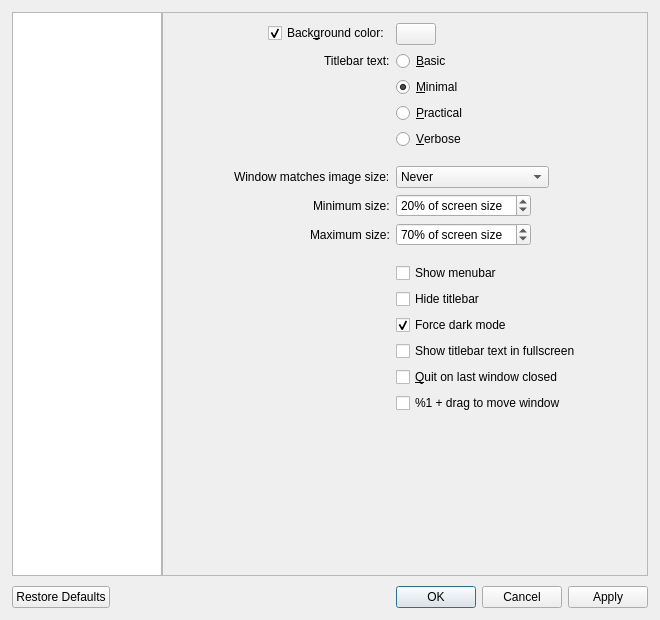
<?xml version="1.0" encoding="UTF-8"?>
<ui version="4.0">
 <class>QVOptionsDialog</class>
 <widget class="QDialog" name="QVOptionsDialog">
  <property name="windowModality">
   <enum>Qt::NonModal</enum>
  </property>
  <property name="geometry">
   <rect>
    <x>0</x>
    <y>0</y>
    <width>660</width>
    <height>620</height>
   </rect>
  </property>
  <property name="minimumSize">
   <size>
    <width>600</width>
    <height>400</height>
   </size>
  </property>
  <property name="windowTitle">
   <string>Settings</string>
  </property>
  <layout class="QVBoxLayout" name="verticalLayout">
   <property name="spacing">
    <number>10</number>
   </property>
   <property name="leftMargin">
    <number>12</number>
   </property>
   <property name="topMargin">
    <number>12</number>
   </property>
   <property name="rightMargin">
    <number>12</number>
   </property>
   <property name="bottomMargin">
    <number>12</number>
   </property>
   <item>
    <layout class="QHBoxLayout" name="horizontalLayout">
     <property name="spacing">
      <number>0</number>
     </property>
     <item>
      <widget class="QListWidget" name="categoryList">
       <property name="maximumSize">
        <size>
         <width>150</width>
         <height>16777215</height>
        </size>
       </property>
       <property name="horizontalScrollBarPolicy">
        <enum>Qt::ScrollBarAlwaysOff</enum>
       </property>
      </widget>
     </item>
     <item>
      <widget class="QStackedWidget" name="stackedWidget">
       <property name="currentIndex">
        <number>0</number>
       </property>
       <widget class="QScrollArea" name="windowScrollArea">
        <property name="widgetResizable">
         <bool>true</bool>
        </property>
        <widget class="QWidget" name="window">
         <property name="geometry">
          <rect>
           <x>0</x>
           <y>0</y>
           <width>482</width>
           <height>360</height>
          </rect>
         </property>
         <property name="sizePolicy">
          <sizepolicy hsizetype="Preferred" vsizetype="Fixed">
           <horstretch>0</horstretch>
           <verstretch>0</verstretch>
          </sizepolicy>
         </property>
         <layout class="QFormLayout" name="windowLayout">
          <property name="fieldGrowthPolicy">
           <enum>QFormLayout::FieldsStayAtSizeHint</enum>
          </property>
          <property name="labelAlignment">
           <set>Qt::AlignRight|Qt::AlignTrailing|Qt::AlignVCenter</set>
          </property>
          <property name="formAlignment">
           <set>Qt::AlignHCenter|Qt::AlignTop</set>
          </property>
          <property name="leftMargin">
           <number>10</number>
          </property>
          <property name="topMargin">
           <number>10</number>
          </property>
          <property name="rightMargin">
           <number>10</number>
          </property>
          <property name="bottomMargin">
           <number>10</number>
          </property>
          <item row="0" column="0">
           <widget class="QCheckBox" name="bgColorCheckbox">
            <property name="text">
             <string>Back&amp;ground color:</string>
            </property>
            <property name="checked">
             <bool>true</bool>
            </property>
           </widget>
          </item>
          <item row="0" column="1">
           <widget class="QPushButton" name="bgColorButton">
            <property name="focusPolicy">
             <enum>Qt::NoFocus</enum>
            </property>
           </widget>
          </item>
          <item row="1" column="0">
           <widget class="QLabel" name="label">
            <property name="toolTip">
             <string>Changes the amount of information displayed in the titlebar</string>
            </property>
            <property name="text">
             <string>Titlebar text:</string>
            </property>
           </widget>
          </item>
          <item row="1" column="1">
           <widget class="QRadioButton" name="titlebarRadioButton0">
            <property name="text">
             <string>&amp;Basic</string>
            </property>
           </widget>
          </item>
          <item row="2" column="1">
           <widget class="QRadioButton" name="titlebarRadioButton1">
            <property name="text">
             <string>&amp;Minimal</string>
            </property>
            <property name="checked">
             <bool>true</bool>
            </property>
           </widget>
          </item>
          <item row="3" column="1">
           <widget class="QRadioButton" name="titlebarRadioButton2">
            <property name="text">
             <string>&amp;Practical</string>
            </property>
           </widget>
          </item>
          <item row="4" column="1">
           <widget class="QRadioButton" name="titlebarRadioButton3">
            <property name="text">
             <string>&amp;Verbose</string>
            </property>
           </widget>
          </item>
          <item row="5" column="1">
           <spacer name="horizontalSpacer_4">
            <property name="orientation">
             <enum>Qt::Horizontal</enum>
            </property>
            <property name="sizeHint" stdset="0">
             <size>
              <width>40</width>
              <height>5</height>
             </size>
            </property>
           </spacer>
          </item>
          <item row="6" column="0">
           <widget class="QLabel" name="label_6">
            <property name="toolTip">
             <string>Control when the window should resize to fit the image's actual size</string>
            </property>
            <property name="text">
             <string>Window matches image size:</string>
            </property>
           </widget>
          </item>
          <item row="6" column="1">
           <widget class="QComboBox" name="windowResizeComboBox">
            <property name="toolTip">
             <string>Control when the window should resize to fit the image's actual size</string>
            </property>
            <property name="currentIndex">
             <number>0</number>
            </property>
            <item>
             <property name="text">
              <string>Never</string>
             </property>
            </item>
            <item>
             <property name="text">
              <string>When launching</string>
             </property>
            </item>
            <item>
             <property name="text">
              <string>When opening images</string>
             </property>
            </item>
           </widget>
          </item>
          <item row="7" column="0">
           <widget class="QLabel" name="minWindowResizeLabel">
            <property name="text">
             <string>Minimum size:</string>
            </property>
           </widget>
          </item>
          <item row="7" column="1">
           <widget class="QSpinBox" name="minWindowResizeSpinBox">
            <property name="toolTip">
             <string>Control the minimum size that the window should reach when matching the image's actual size</string>
            </property>
            <property name="suffix">
             <string>% of screen size</string>
            </property>
            <property name="minimum">
             <number>0</number>
            </property>
            <property name="maximum">
             <number>100</number>
            </property>
            <property name="singleStep">
             <number>5</number>
            </property>
            <property name="value">
             <number>20</number>
            </property>
           </widget>
          </item>
          <item row="8" column="0">
           <widget class="QLabel" name="maxWindowResizeLabel">
            <property name="toolTip">
             <string>Control the maximum size that the window should reach when matching the image's actual size</string>
            </property>
            <property name="text">
             <string>Maximum size:</string>
            </property>
           </widget>
          </item>
          <item row="8" column="1">
           <widget class="QSpinBox" name="maxWindowResizeSpinBox">
            <property name="toolTip">
             <string>Control the maximum size that the window should reach when matching the image's actual size</string>
            </property>
            <property name="suffix">
             <string>% of screen size</string>
            </property>
            <property name="minimum">
             <number>0</number>
            </property>
            <property name="maximum">
             <number>100</number>
            </property>
            <property name="singleStep">
             <number>5</number>
            </property>
            <property name="value">
             <number>70</number>
            </property>
           </widget>
          </item>
          <item row="9" column="1">
           <spacer name="horizontalSpacer_3">
            <property name="orientation">
             <enum>Qt::Horizontal</enum>
            </property>
            <property name="sizeHint" stdset="0">
             <size>
              <width>40</width>
              <height>5</height>
             </size>
            </property>
           </spacer>
          </item>
          <item row="10" column="1">
           <widget class="QCheckBox" name="menubarCheckbox">
            <property name="text">
             <string>Show menubar</string>
            </property>
           </widget>
          </item>
          <item row="11" column="1">
           <widget class="QCheckBox" name="hideTitlebarCheckbox">
            <property name="toolTip">
             <string extracomment="Hide the titlebar and only show the window controls"/>
            </property>
            <property name="text">
             <string>Hide titlebar</string>
            </property>
           </widget>
          </item>
          <item row="12" column="1">
           <widget class="QCheckBox" name="forceDarkModeCheckbox">
            <property name="toolTip">
             <string>Choose whether or not the titlebar should always be dark regardless of your chosen macOS appearance</string>
            </property>
            <property name="text">
             <string>Force dark mode</string>
            </property>
            <property name="checked">
             <bool>true</bool>
            </property>
           </widget>
          </item>
          <item row="13" column="1">
           <widget class="QCheckBox" name="detailsInFullscreen">
            <property name="toolTip">
             <string>Choose whether or not to display the titlebar text while in fullscreen</string>
            </property>
            <property name="text">
             <string>Show titlebar text in fullscreen</string>
            </property>
           </widget>
          </item>
          <item row="14" column="1">
           <widget class="QCheckBox" name="quitOnLastWindowCheckbox">
            <property name="text">
             <string>&amp;Quit on last window closed</string>
            </property>
           </widget>
          </item>
          <item row="15" column="1">
           <widget class="QCheckBox" name="ctrlDragCheckbox">
            <property name="toolTip">
             <string>Enable %1 + drag to move the window</string>
            </property>
            <property name="text">
             <string>%1 + drag to move window</string>
            </property>
            <property name="checked">
             <bool>false</bool>
            </property>
           </widget>
          </item>
         </layout>
        </widget>
       </widget>
       <widget class="QScrollArea" name="imageScrollArea">
        <property name="widgetResizable">
         <bool>true</bool>
        </property>
        <widget class="QWidget" name="image">
         <property name="geometry">
          <rect>
           <x>0</x>
           <y>0</y>
           <width>482</width>
           <height>297</height>
          </rect>
         </property>
         <property name="sizePolicy">
          <sizepolicy hsizetype="Preferred" vsizetype="Fixed">
           <horstretch>0</horstretch>
           <verstretch>0</verstretch>
          </sizepolicy>
         </property>
         <layout class="QFormLayout" name="imageLayout">
          <property name="fieldGrowthPolicy">
           <enum>QFormLayout::FieldsStayAtSizeHint</enum>
          </property>
          <property name="labelAlignment">
           <set>Qt::AlignRight|Qt::AlignTrailing|Qt::AlignVCenter</set>
          </property>
          <property name="formAlignment">
           <set>Qt::AlignHCenter|Qt::AlignTop</set>
          </property>
          <property name="leftMargin">
           <number>10</number>
          </property>
          <property name="topMargin">
           <number>10</number>
          </property>
          <property name="rightMargin">
           <number>10</number>
          </property>
          <property name="bottomMargin">
           <number>10</number>
          </property>
          <item row="0" column="0">
           <widget class="QLabel" name="label_2">
            <property name="text">
             <string>Scaling:</string>
            </property>
           </widget>
          </item>
          <item row="0" column="1">
           <widget class="QCheckBox" name="filteringCheckbox">
            <property name="toolTip">
             <string>Turn this off to see individual pixels</string>
            </property>
            <property name="text">
             <string>&amp;Bilinear filtering</string>
            </property>
            <property name="checked">
             <bool>true</bool>
            </property>
           </widget>
          </item>
          <item row="1" column="1">
           <widget class="QCheckBox" name="scalingCheckbox">
            <property name="toolTip">
             <string>Images appear aliased (having jagged edges) without this, but it is faster</string>
            </property>
            <property name="text">
             <string>&amp;Image scaling</string>
            </property>
            <property name="checked">
             <bool>true</bool>
            </property>
           </widget>
          </item>
          <item row="2" column="1">
           <widget class="QCheckBox" name="scalingTwoCheckbox">
            <property name="toolTip">
             <string>Choose whether or not the image continues to be scaled when zooming above the window size (can be laggier with large images)</string>
            </property>
            <property name="text">
             <string>&amp;Scaling above window size</string>
            </property>
            <property name="checked">
             <bool>true</bool>
            </property>
           </widget>
          </item>
          <item row="3" column="1">
           <spacer name="horizontalSpacer_2">
            <property name="orientation">
             <enum>Qt::Horizontal</enum>
            </property>
            <property name="sizeHint" stdset="0">
             <size>
              <width>40</width>
              <height>5</height>
             </size>
            </property>
           </spacer>
          </item>
          <item row="4" column="0">
           <widget class="QLabel" name="label_3">
            <property name="toolTip">
             <string>The amount to zoom every scroll wheel click</string>
            </property>
            <property name="text">
             <string>Zoom amount:</string>
            </property>
           </widget>
          </item>
          <item row="4" column="1">
           <widget class="QSpinBox" name="scaleFactorSpinBox">
            <property name="toolTip">
             <string>The amount to zoom every scroll wheel click</string>
            </property>
            <property name="suffix">
             <string notr="true">%</string>
            </property>
            <property name="minimum">
             <number>1</number>
            </property>
            <property name="maximum">
             <number>200</number>
            </property>
            <property name="singleStep">
             <number>5</number>
            </property>
            <property name="value">
             <number>25</number>
            </property>
           </widget>
          </item>
          <item row="5" column="0">
           <widget class="QLabel" name="label_9">
            <property name="toolTip">
             <string>When enabled, the scrolling action zooms the image</string>
            </property>
            <property name="text">
             <string>Scrolling behavior:</string>
            </property>
           </widget>
          </item>
          <item row="5" column="1">
           <widget class="QComboBox" name="scrollZoomsComboBox">
            <property name="currentText">
             <string>Auto</string>
            </property>
            <property name="currentIndex">
             <number>1</number>
            </property>
            <item>
             <property name="text">
              <string>Zoom</string>
             </property>
            </item>
            <item>
             <property name="text">
              <string>Auto</string>
             </property>
            </item>
            <item>
             <property name="text">
              <string>Scroll</string>
             </property>
            </item>
           </widget>
          </item>
          <item row="6" column="1">
           <widget class="QCheckBox" name="cursorZoomCheckbox">
            <property name="toolTip">
             <string>Choose whether or not zooming in and out above 100% zoom will zoom towards the cursor</string>
            </property>
            <property name="text">
             <string>Zoom &amp;towards cursor</string>
            </property>
            <property name="checked">
             <bool>true</bool>
            </property>
           </widget>
          </item>
          <item row="7" column="1">
           <widget class="QCheckBox" name="fractionalZoomCheckbox">
            <property name="toolTip">
             <string>Use hardware fractional scroll wheel steps when zooming, or always zoom with distinct steps</string>
            </property>
            <property name="text">
             <string>Fractional zooming</string>
            </property>
           </widget>
          </item>
          <item row="8" column="1">
           <spacer name="horizontalSpacer">
            <property name="orientation">
             <enum>Qt::Horizontal</enum>
            </property>
            <property name="sizeHint" stdset="0">
             <size>
              <width>40</width>
              <height>5</height>
             </size>
            </property>
           </spacer>
          </item>
          <item row="9" column="0">
           <widget class="QLabel" name="cropModeLabel">
            <property name="toolTip">
             <string>Ignores select sides of an image when fitting to window (some sides will extend beyond the window boundaries)</string>
            </property>
            <property name="text">
             <string>On window resize:</string>
            </property>
           </widget>
          </item>
          <item row="9" column="1">
           <widget class="QComboBox" name="cropModeComboBox">
            <property name="sizePolicy">
             <sizepolicy hsizetype="Preferred" vsizetype="Preferred">
              <horstretch>0</horstretch>
              <verstretch>0</verstretch>
             </sizepolicy>
            </property>
            <property name="toolTip">
             <string>Ignores select sides of an image when fitting to window (some sides will extend beyond the window boundaries)</string>
            </property>
            <item>
             <property name="text">
              <string>Fit whole image</string>
             </property>
            </item>
            <item>
             <property name="text">
              <string>Fit height</string>
             </property>
            </item>
            <item>
             <property name="text">
              <string>Fit width</string>
             </property>
            </item>
           </widget>
          </item>
          <item row="10" column="1">
           <widget class="QCheckBox" name="pastActualSizeCheckbox">
            <property name="toolTip">
             <string>Stop the image from going past its actual size when resizing the window - you can still zoom past it though</string>
            </property>
            <property name="text">
             <string>Image resizes &amp;past actual size</string>
            </property>
            <property name="checked">
             <bool>true</bool>
            </property>
           </widget>
          </item>
          <item row="11" column="1">
           <spacer name="horizontalSpacer_9">
            <property name="orientation">
             <enum>Qt::Horizontal</enum>
            </property>
            <property name="sizeHint" stdset="0">
             <size>
              <width>40</width>
              <height>5</height>
             </size>
            </property>
           </spacer>
          </item>
          <item row="12" column="0">
           <widget class="QLabel" name="colorSpaceConversionLabel">
            <property name="text">
             <string>Color space conversion:</string>
            </property>
           </widget>
          </item>
          <item row="12" column="1">
           <widget class="QComboBox" name="colorSpaceConversionComboBox">
            <property name="sizePolicy">
             <sizepolicy hsizetype="Preferred" vsizetype="Preferred">
              <horstretch>0</horstretch>
              <verstretch>0</verstretch>
             </sizepolicy>
            </property>
            <item>
             <property name="text">
              <string>Disabled</string>
             </property>
            </item>
            <item>
             <property name="text">
              <string>Auto-detect</string>
             </property>
            </item>
            <item>
             <property name="text">
              <string>sRGB</string>
             </property>
            </item>
            <item>
             <property name="text">
              <string>Display P3</string>
             </property>
            </item>
           </widget>
          </item>
         </layout>
        </widget>
       </widget>
       <widget class="QScrollArea" name="miscScrollArea">
        <property name="widgetResizable">
         <bool>true</bool>
        </property>
        <widget class="QWidget" name="misc">
         <property name="geometry">
          <rect>
           <x>0</x>
           <y>0</y>
           <width>482</width>
           <height>467</height>
          </rect>
         </property>
         <property name="sizePolicy">
          <sizepolicy hsizetype="Preferred" vsizetype="Fixed">
           <horstretch>0</horstretch>
           <verstretch>0</verstretch>
          </sizepolicy>
         </property>
         <layout class="QFormLayout" name="miscLayout">
          <property name="fieldGrowthPolicy">
           <enum>QFormLayout::FieldsStayAtSizeHint</enum>
          </property>
          <property name="labelAlignment">
           <set>Qt::AlignRight|Qt::AlignTrailing|Qt::AlignVCenter</set>
          </property>
          <property name="formAlignment">
           <set>Qt::AlignHCenter|Qt::AlignTop</set>
          </property>
          <property name="leftMargin">
           <number>10</number>
          </property>
          <property name="topMargin">
           <number>10</number>
          </property>
          <property name="rightMargin">
           <number>10</number>
          </property>
          <property name="bottomMargin">
           <number>10</number>
          </property>
          <item row="0" column="0">
           <widget class="QLabel" name="langComboLabel">
            <property name="text">
             <string>Language:</string>
            </property>
           </widget>
          </item>
          <item row="0" column="1">
           <widget class="QComboBox" name="langComboBox"/>
          </item>
          <item row="1" column="0">
           <widget class="QLabel" name="label_8">
            <property name="text">
             <string>Sort files by:</string>
            </property>
           </widget>
          </item>
          <item row="1" column="1">
           <widget class="QComboBox" name="sortComboBox">
            <item>
             <property name="text">
              <string>Name</string>
             </property>
            </item>
            <item>
             <property name="text">
              <string>Date Modified</string>
             </property>
            </item>
            <item>
             <property name="text">
              <string>Date Created</string>
             </property>
            </item>
            <item>
             <property name="text">
              <string>Size</string>
             </property>
            </item>
            <item>
             <property name="text">
              <string>Type</string>
             </property>
            </item>
            <item>
             <property name="text">
              <string>Random</string>
             </property>
            </item>
           </widget>
          </item>
          <item row="2" column="1">
           <widget class="QRadioButton" name="descendingRadioButton0">
            <property name="text">
             <string>A&amp;scending</string>
            </property>
            <property name="checked">
             <bool>true</bool>
            </property>
           </widget>
          </item>
          <item row="3" column="1">
           <widget class="QRadioButton" name="descendingRadioButton1">
            <property name="text">
             <string>D&amp;escending</string>
            </property>
           </widget>
          </item>
          <item row="4" column="1">
           <spacer name="horizontalSpacer_6">
            <property name="orientation">
             <enum>Qt::Horizontal</enum>
            </property>
            <property name="sizeHint" stdset="0">
             <size>
              <width>40</width>
              <height>5</height>
             </size>
            </property>
           </spacer>
          </item>
          <item row="5" column="0">
           <widget class="QLabel" name="label_7">
            <property name="toolTip">
             <string>Controls the amount of images preloaded</string>
            </property>
            <property name="text">
             <string>Preloading:</string>
            </property>
           </widget>
          </item>
          <item row="5" column="1">
           <widget class="QComboBox" name="preloadingComboBox">
            <property name="toolTip">
             <string>Controls the amount of images preloaded</string>
            </property>
            <property name="currentIndex">
             <number>0</number>
            </property>
            <item>
             <property name="text">
              <string>Disabled</string>
             </property>
            </item>
            <item>
             <property name="text">
              <string>Adjacent</string>
             </property>
            </item>
            <item>
             <property name="text">
              <string>Extended</string>
             </property>
            </item>
           </widget>
          </item>
          <item row="6" column="1">
           <widget class="QCheckBox" name="loopFoldersCheckbox">
            <property name="toolTip">
             <string>Controls whether or not qView should go back to the first item after reaching the end of a folder</string>
            </property>
            <property name="text">
             <string>&amp;Loop through folders</string>
            </property>
            <property name="checked">
             <bool>true</bool>
            </property>
           </widget>
          </item>
          <item row="7" column="1">
           <spacer name="horizontalSpacer_5">
            <property name="orientation">
             <enum>Qt::Horizontal</enum>
            </property>
            <property name="sizeHint" stdset="0">
             <size>
              <width>40</width>
              <height>5</height>
             </size>
            </property>
           </spacer>
          </item>
          <item row="8" column="0">
           <widget class="QLabel" name="label_4">
            <property name="text">
             <string>Slideshow direction:</string>
            </property>
           </widget>
          </item>
          <item row="8" column="1">
           <widget class="QComboBox" name="slideshowDirectionComboBox">
            <item>
             <property name="text">
              <string>Forward</string>
             </property>
            </item>
            <item>
             <property name="text">
              <string>Backward</string>
             </property>
            </item>
           </widget>
          </item>
          <item row="9" column="0">
           <widget class="QLabel" name="label_5">
            <property name="text">
             <string>Slideshow timer:</string>
            </property>
           </widget>
          </item>
          <item row="9" column="1">
           <widget class="QDoubleSpinBox" name="slideshowTimerSpinBox">
            <property name="suffix">
             <string> sec</string>
            </property>
            <property name="decimals">
             <number>1</number>
            </property>
            <property name="minimum">
             <double>0.100000000000000</double>
            </property>
            <property name="maximum">
             <double>999.899999999999977</double>
            </property>
            <property name="singleStep">
             <double>0.100000000000000</double>
            </property>
           </widget>
          </item>
          <item row="10" column="1">
           <spacer name="horizontalSpacer_7">
            <property name="orientation">
             <enum>Qt::Horizontal</enum>
            </property>
            <property name="sizeHint" stdset="0">
             <size>
              <width>40</width>
              <height>5</height>
             </size>
            </property>
           </spacer>
          </item>
          <item row="11" column="0">
           <widget class="QLabel" name="label_10">
            <property name="text">
             <string>After deletion:</string>
            </property>
           </widget>
          </item>
          <item row="11" column="1">
           <widget class="QComboBox" name="afterDeletionComboBox">
            <property name="currentIndex">
             <number>1</number>
            </property>
            <item>
             <property name="text">
              <string>Move Back</string>
             </property>
            </item>
            <item>
             <property name="text">
              <string>Do Nothing</string>
             </property>
            </item>
            <item>
             <property name="text">
              <string>Move Forward</string>
             </property>
            </item>
           </widget>
          </item>
          <item row="12" column="1">
           <widget class="QCheckBox" name="askDeleteCheckbox">
            <property name="text">
             <string>&amp;Ask before deleting files</string>
            </property>
           </widget>
          </item>
          <item row="13" column="1">
           <spacer name="horizontalSpacer_8">
            <property name="orientation">
             <enum>Qt::Horizontal</enum>
            </property>
            <property name="sizeHint" stdset="0">
             <size>
              <width>40</width>
              <height>5</height>
             </size>
            </property>
           </spacer>
          </item>
          <item row="14" column="1">
           <widget class="QCheckBox" name="mimeContentDetectionCheckbox">
            <property name="toolTip">
             <string>Detect supported files in folder even if extension isn't recognized (may be slow with larger/network folders)</string>
            </property>
            <property name="text">
             <string>Allow &amp;MIME content detection</string>
            </property>
           </widget>
          </item>
          <item row="15" column="1">
           <widget class="QCheckBox" name="saveRecentsCheckbox">
            <property name="text">
             <string>Save &amp;recent files</string>
            </property>
           </widget>
          </item>
          <item row="16" column="1">
           <widget class="QCheckBox" name="updateCheckbox">
            <property name="text">
             <string extracomment="The notifications are for new qView releases">&amp;Update notifications on startup</string>
            </property>
           </widget>
          </item>
          <item row="17" column="1">
           <widget class="QCheckBox" name="skipHiddenCheckbox">
            <property name="toolTip">
             <string>Skip hidden files when browsing to the next/previous file</string>
            </property>
            <property name="text">
             <string extracomment="Don't view files with 'hidden' attribute">Skip hidden files</string>
            </property>
           </widget>
          </item>
         </layout>
        </widget>
       </widget>
       <widget class="QWidget" name="shortcuts">
        <layout class="QVBoxLayout" name="verticalLayout_2">
         <property name="leftMargin">
          <number>10</number>
         </property>
         <property name="topMargin">
          <number>0</number>
         </property>
         <property name="rightMargin">
          <number>0</number>
         </property>
         <property name="bottomMargin">
          <number>0</number>
         </property>
         <item>
          <widget class="QTableWidget" name="shortcutsTable">
           <property name="editTriggers">
            <set>QAbstractItemView::NoEditTriggers</set>
           </property>
           <property name="alternatingRowColors">
            <bool>true</bool>
           </property>
           <property name="selectionMode">
            <enum>QAbstractItemView::SingleSelection</enum>
           </property>
           <property name="selectionBehavior">
            <enum>QAbstractItemView::SelectRows</enum>
           </property>
           <property name="showGrid">
            <bool>false</bool>
           </property>
           <property name="rowCount">
            <number>0</number>
           </property>
           <property name="columnCount">
            <number>2</number>
           </property>
           <attribute name="horizontalHeaderCascadingSectionResizes">
            <bool>true</bool>
           </attribute>
           <attribute name="horizontalHeaderDefaultSectionSize">
            <number>150</number>
           </attribute>
           <attribute name="horizontalHeaderHighlightSections">
            <bool>false</bool>
           </attribute>
           <attribute name="horizontalHeaderStretchLastSection">
            <bool>true</bool>
           </attribute>
           <attribute name="verticalHeaderVisible">
            <bool>false</bool>
           </attribute>
           <column>
            <property name="text">
             <string>Action</string>
            </property>
           </column>
           <column>
            <property name="text">
             <string>Shortcuts</string>
            </property>
           </column>
          </widget>
         </item>
        </layout>
       </widget>
      </widget>
     </item>
    </layout>
   </item>
   <item>
    <widget class="QDialogButtonBox" name="buttonBox">
     <property name="focusPolicy">
      <enum>Qt::NoFocus</enum>
     </property>
     <property name="orientation">
      <enum>Qt::Horizontal</enum>
     </property>
     <property name="standardButtons">
      <set>QDialogButtonBox::Apply|QDialogButtonBox::Cancel|QDialogButtonBox::Ok|QDialogButtonBox::RestoreDefaults</set>
     </property>
    </widget>
   </item>
  </layout>
 </widget>
 <resources/>
 <connections>
  <connection>
   <sender>buttonBox</sender>
   <signal>rejected()</signal>
   <receiver>QVOptionsDialog</receiver>
   <slot>reject()</slot>
   <hints>
    <hint type="sourcelabel">
     <x>325</x>
     <y>332</y>
    </hint>
    <hint type="destinationlabel">
     <x>286</x>
     <y>274</y>
    </hint>
   </hints>
  </connection>
  <connection>
   <sender>buttonBox</sender>
   <signal>accepted()</signal>
   <receiver>QVOptionsDialog</receiver>
   <slot>accept()</slot>
   <hints>
    <hint type="sourcelabel">
     <x>257</x>
     <y>332</y>
    </hint>
    <hint type="destinationlabel">
     <x>157</x>
     <y>274</y>
    </hint>
   </hints>
  </connection>
 </connections>
</ui>
